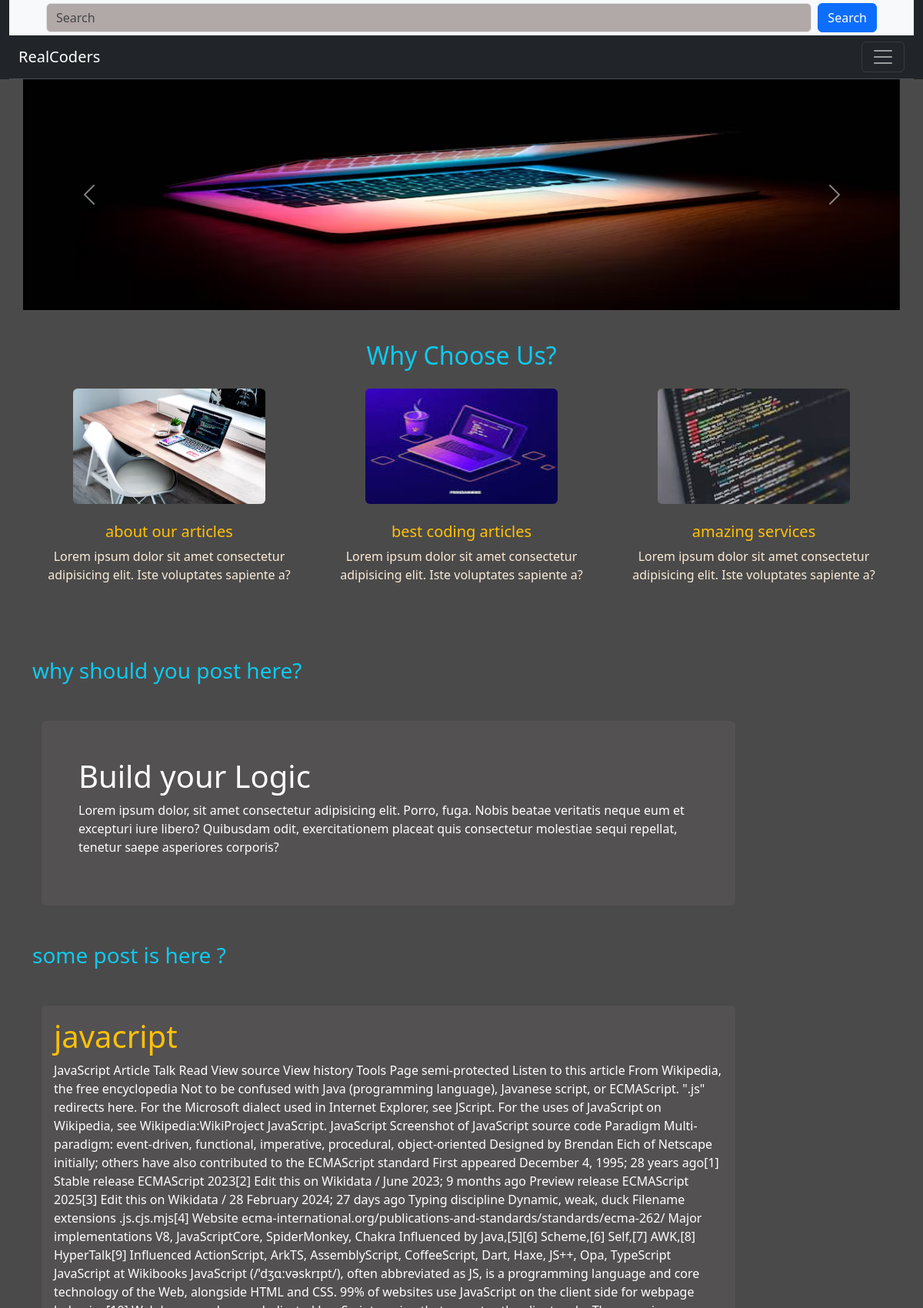
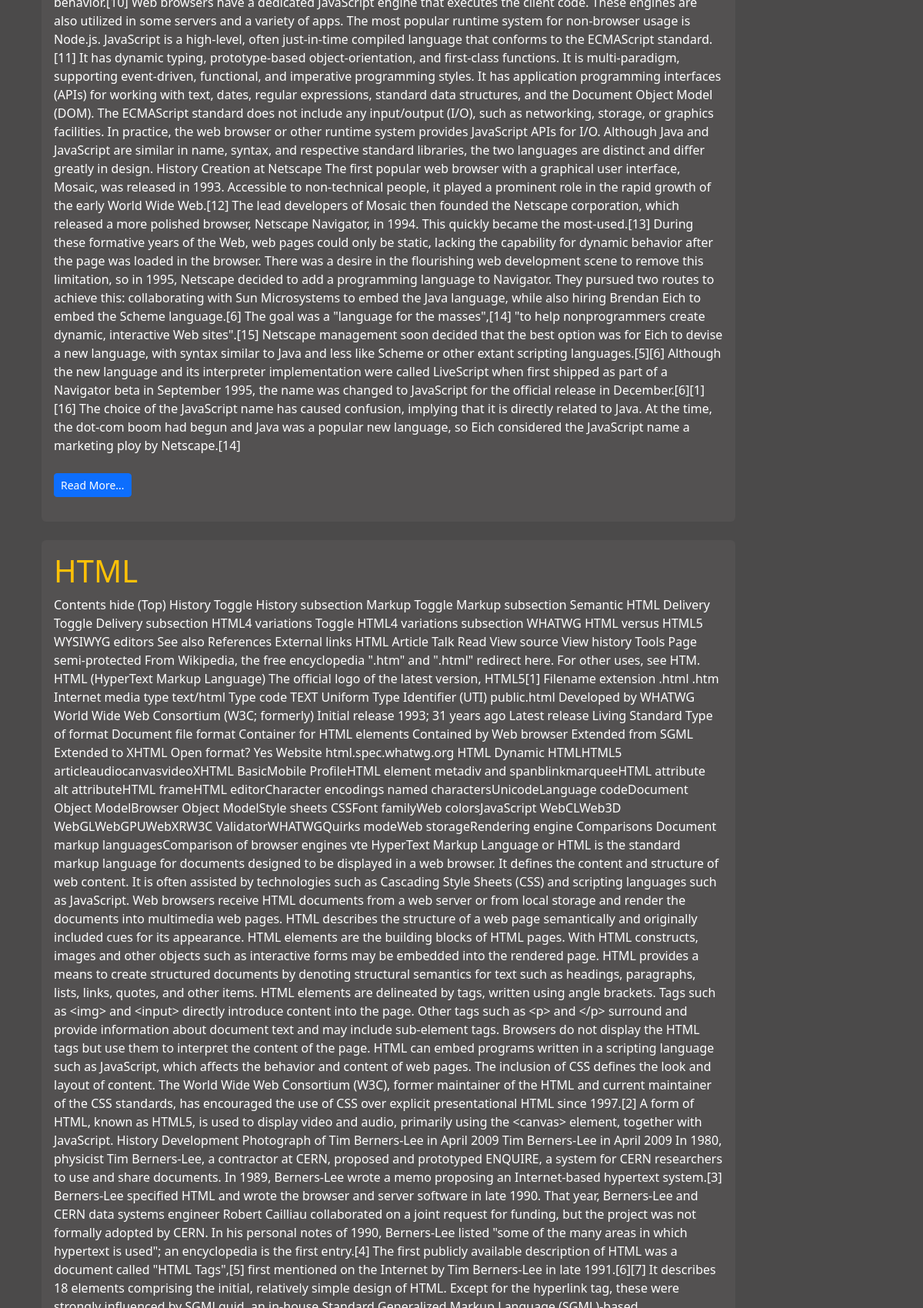
The page / (upper part) on the database its author committed (2 pictures, top to bottom).
### blog/models.py (models this page shows)
class post(models.Model):
     title=models.CharField(max_length=150)
     desc=models.TextField()

### blog/views.py (the view)
# urls.py: 2. Add a URL to urlpatterns:  path('', views.home, name='home')
def home(request):
     posts=post.objects.all()[1:4]
     return render(request,'blog/home.html',{'posts':posts})

### blog/templates/blog/home.html (shortened to what this page needs)
{% extends "blog/base.html" %}
{% load static %}
{% block content %}
<div class="container-fluid mx-0 px-0">
  <div id="carouselExample" class="carousel slide">
       <div class="carousel-inner">
         <div class="carousel-item active">
           <img src="static/blog/image/slide1.avif" class=" d-block w-100" alt="not found">
         </div>
       </div>
       <button class="carousel-control-prev" type="button" data-bs-target="#carouselExample" data-bs-slide="prev">
         <span class="carousel-control-prev-icon" aria-hidden="true"></span>
       </button>
       <button class="carousel-control-next" type="button" data-bs-target="#carouselExample" data-bs-slide="next">
         <span class="carousel-control-next-icon" aria-hidden="true"></span>
       </button>
     </div>
</div>
<div class="container my-4">
<h2 class="text-center py-3 text-info">Why Choose Us?</h2>
  <div class="row">
       <div class="col-md-4">
            <div class="text-center home">
              <img src="static/blog/image/c4.avif" class="rounded" alt="...">
              <div class="my-4">
               <h5 class="text-warning">about our articles</h5>
              <p>Lorem ipsum dolor sit amet consectetur adipisicing elit. Iste voluptates sapiente a?</p>
              </div>
          </div>
       </div>
       <div class="col-md-4">
            <div class="text-center home">
              <img src="static/blog/image/c2.jpeg" class="rounded" alt="not loaded">
              <div class="my-4">
               <h5 class="text-warning">best coding articles</h5>
              <p>Lorem ipsum dolor sit amet consectetur adipisicing elit. Iste voluptates sapiente a?</p>
              </div>
          </div>
       </div>
       <div class="col-md-4">
            <div class="text-center home">
              <img src="static/blog/image/c3.jpeg" class="rounded" alt="not loaded">
              <div class="my-4">
                <h5 class="text-warning">amazing services</h5>
              <p>Lorem ipsum dolor sit amet consectetur adipisicing elit. Iste voluptates sapiente a?</p>
             </div>
          </div>
       </div>
  </div>
</div>
<div class="col-sm-10">
  <h3 class="text-info my-5">why  should you post here?</h3>
   <div  class="container">
  <div class="mt-4 p-5 text-white rounded jumbo-color">
    <h1>Build your Logic</h1>
    <p class="">
     Lorem ipsum dolor, sit amet consectetur adipisicing elit. Porro, fuga. Nobis beatae veritatis neque eum et excepturi iure libero? Quibusdam odit, exercitationem
     placeat quis consectetur molestiae sequi repellat, tenetur saepe asperiores corporis?
    </p>
  </div>
</div>
<div class="col-sm-12">
  <h3 class="text-info my-5">some post is here ?</h3>
  {% for post in posts %}
   <div  class="container">
  <div class="mt-4 p-3 text-white rounded jumbo-color">
    <h1 class="text-warning">{{post.title}}</h1>
    <p class="">
     {{post.desc}}<br> <a href="/blogpost/{{post.id}}" class="text-dark">
      <button class="btn btn-primary btn-sm mt-4">Read More...</button></a>
    </p>
  </div>
</div>
{% endfor %}
</div>
{% endblock content %}

### blog/static/blog/css/style.css (style rules this page uses)
body { background: rgb(75,74,74); color: antiquewhite; }
.jumbo-color { background:rgb(83,81,81); }
.carousel-item img { height: 400px; width: 100%; }

### blog/templates/blog/home.html (style rules this page uses)
.carousel-item img { height: 300px; width: 100%; }
.home img { height: 150px; width: 70%; }

### rows shown on the page
post: title "javacript", desc "JavaScript Article Talk Read View source View history Tools Page semi-protected Listen to this article From Wikipedia, the free encyclopedia Not to be confused with Java (programming language), Javanese script, or ECMAScript. \".js\" redirects here. For the Microsoft dialect used in Internet Explorer, see JScript. For the uses of JavaScript on Wikipedia, see Wikipedia:WikiProject JavaScript. JavaScript Screenshot of JavaScript source code Paradigm Multi-paradigm: event-driven, functional, imperative, procedural, object-oriented Designed by Brendan Eich of Netscape initially; others have also contributed to the ECMAScript standard First appeared December 4, 1995; 28 years ago[1] Stable release…"
post: title "HTML"
